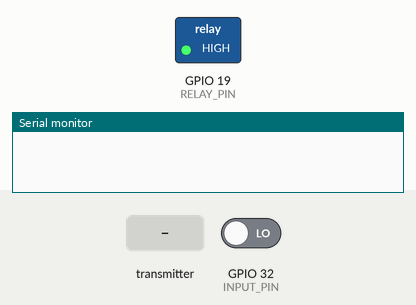
Simulated run of this sketch. Board: ESP32. Shown: switched loads named in the sketch (green lamp = pin HIGH), the last lines printed to the serial monitor. Dashed ring = blinking. Inputs (shaded band) come from the test bench; at power-on: GPIO 32 (INPUT_PIN) LOW.

Above: at 1.2 s.
1.3 s: the transmitter starts sending toggle = 1
At 1.7 s:
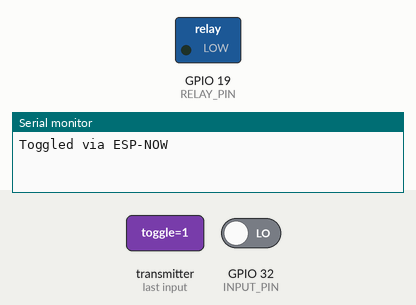
4.3 s: GPIO 32 (INPUT_PIN) driven HIGH
6.3 s: the transmitter starts sending toggle = 0
At 7.0 s:
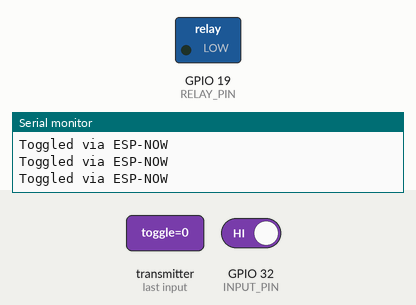
Timing chart, 0 to 9.3 s (numbered marks = the images above; inputs shaded):
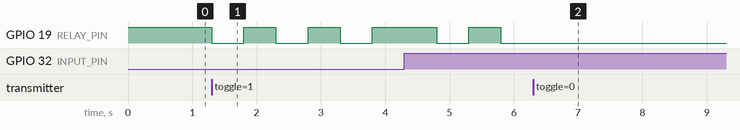

The sketch:

Receiver.ino
```cpp
#include <esp_now.h>
#include <WiFi.h>

#define RELAY_PIN 19
#define INPUT_PIN 32  // Local trigger on the receiver

typedef struct struct_message {
  bool toggle;
} struct_message;

struct_message incomingMessage;
bool relayState = false;

void onDataRecv(const esp_now_recv_info_t *info, const uint8_t *data, int len) {
  memcpy(&incomingMessage, data, sizeof(incomingMessage));
  if (incomingMessage.toggle) {
    relayState = !relayState;
    digitalWrite(RELAY_PIN, relayState ? LOW : HIGH);  // Active-LOW relay
    Serial.println("Toggled via ESP-NOW");
  }
}

void setup() {
  Serial.begin(115200);

  pinMode(RELAY_PIN, OUTPUT);
  digitalWrite(RELAY_PIN, HIGH);  // Relay OFF (active-LOW)

  pinMode(INPUT_PIN, INPUT_PULLDOWN);  // Local input on receiver

  WiFi.mode(WIFI_STA);
  if (esp_now_init() != ESP_OK) {
    Serial.println("ESP-NOW initialization failed");
    return;
  }
  esp_now_register_recv_cb(onDataRecv);
}

void loop() {
  static bool lastState = LOW;
  bool currentState = digitalRead(INPUT_PIN);

  if (lastState == LOW && currentState == HIGH) {
    relayState = !relayState;
    digitalWrite(RELAY_PIN, relayState ? LOW : HIGH);
    Serial.println("Toggled via local input");
    delay(200);
  }

  lastState = currentState;
}
```

Measured:
- after the input at 1.3 s, GPIO 19 (RELAY_PIN): alternates HIGH for 0.50 s and LOW for 0.50 s, starting at once
- after the input at 6.3 s, GPIO 19 (RELAY_PIN): stops changing and stays LOW
